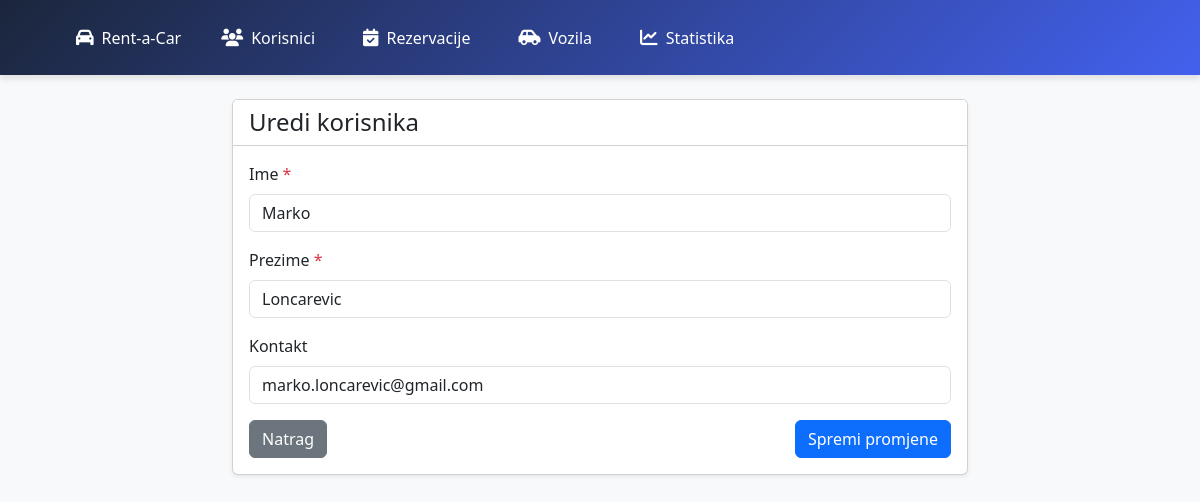
/uredi_korisnika.php?id=35, run on the app's committed database.
### tables this page shows
CREATE TABLE `korisnici` (
  `IDKorisnici` int(11) NOT NULL,
  `ImeKorisnika` char(25) NOT NULL,
  `PrezimeKorisnika` char(25) NOT NULL,
  `KontaktKorisnika` char(40) DEFAULT NULL
);

### uredi_korisnika.php (the view, shortened to what this page needs)
<?php
include("db__connection.php");
if (isset($_GET['id'])) {
    $id = mysqli_real_escape_string($db, $_GET['id']);
    $query = "SELECT * FROM korisnici WHERE IDKorisnici = '$id'";
    $result = mysqli_query($db, $query);
    $korisnik = mysqli_fetch_assoc($result);
}
?>
<!doctype html>
<html lang="en">
<head>
    <link href="https://cdn.jsdelivr.net/npm/bootstrap@5.0.2/dist/css/bootstrap.min.css" rel="stylesheet">
    <link rel="stylesheet" href="https://cdnjs.cloudflare.com/ajax/libs/font-awesome/6.0.0/css/all.min.css">
</head>
<body class="bg-light">
<?php include("navigacija.php"); ?>
    <div class="container py-4">
        <div class="row justify-content-center">
            <div class="col-md-8">
                <div class="card shadow-sm">
                    <div class="card-header bg-white">
                        <h4 class="mb-0">Uredi korisnika</h4>
                    </div>
                    <div class="card-body">
                        <form method="POST">
                            <div class="mb-3">
                                <label class="form-label">Ime <span class="text-danger">*</span></label>
                                <input type="text" class="form-control" name="ime"
                                       value="<?= htmlspecialchars($korisnik['ImeKorisnika']) ?>"
                                       maxlength="25" required>
                            </div>
                            <div class="mb-3">
                                <label class="form-label">Prezime <span class="text-danger">*</span></label>
                                <input type="text" class="form-control" name="prezime"
                                       value="<?= htmlspecialchars($korisnik['PrezimeKorisnika']) ?>"
                                       maxlength="25" required>
                            </div>
                            <div class="mb-3">
                                <label class="form-label">Kontakt</label>
                                <input type="text" class="form-control" name="kontakt"
                                       value="<?= htmlspecialchars($korisnik['KontaktKorisnika'] ?? '') ?>"
                                       maxlength="40">
                            </div>
                            <div class="d-flex justify-content-between">
                                <a href="korisnici.php" class="btn btn-secondary">Natrag</a>
                                <button type="submit" class="btn btn-primary">Spremi promjene</button>
                            </div>
                        </form>
                    </div>
                </div>
            </div>
        </div>
    </div>
</body>
</html>

### navigacija.php (style rules this page uses)
:root { --primary-color: #4361ee; --secondary-color: #3f37c9; --accent-color: #4895ef; --dark-color: #1b263b; --light-color: #f8f9fa; --hover-color: #4cc9f0; --shadow: 0 4px 6px rgba(0, 0, 0, 0.1); --transition: all 0.3s ease; }
* { margin: 0; padding: 0; box-sizing: border-box; }
body { font-family: 'Segoe UI', Tahoma, Geneva, Verdana, sans-serif; }

### data on the page
korisnici: ime "Marko", prezime "Loncarevic", kontakt "marko.loncarevic@gmail.com"
